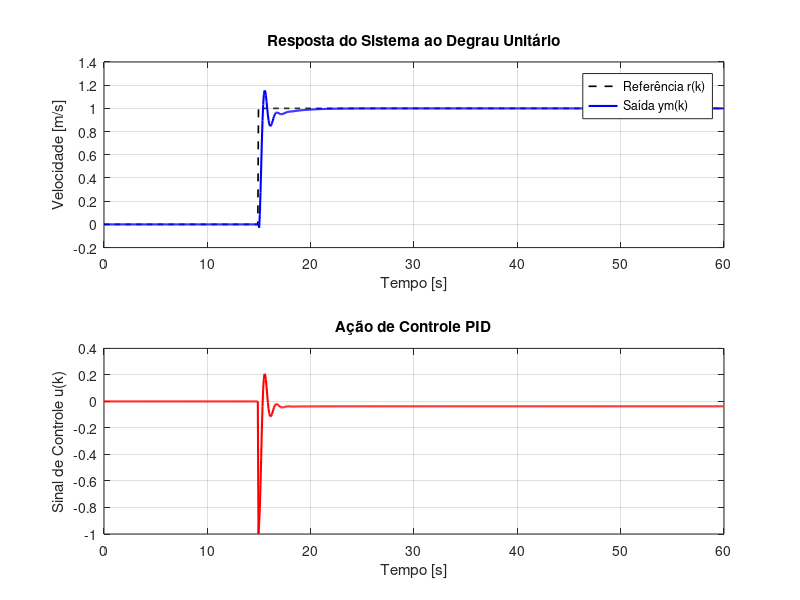

This chart was generated by the following MATLAB code:
%% Atividade A1: Estudo de caso para o controle de velocidade longitudinal de um quadricóptero.
clear all; close all; clc;

%% Setup
% Carregando os coeficientes do modelo de 2ª ordem
load('sys_mod01.mat');
Ts = model.Ts;
Az = model.Az; a1 = Az(2); a2 = Az(3);
Bz = model.Bz; b0 = Bz(2); b1 = Bz(3);
Gz = tf(Bz,Az,Ts);

% Configurações
tfinal = 60; % em segundos
N = round( tfinal/Ts ); % numero total de amostras

%% Controlador PID
% Utilizando o modelo de 2ª ordem para sintonia 
kp = -1; ki = -0.5; kd =-0.01;

% Aproximação Backward Difference
s0 = kp +ki*Ts +kd/Ts;
s1 = -kp -2*kd/Ts;
s2 = kd/Ts;

% Sinal de referencia (degrau unitario)
r = zeros(N,1); r(round(N/4):end)=1; 

% Condições iniciais e inicializacao
ym = zeros(N,1); um = zeros(N,1);
for k = 1:2
    r(k) = 0; ym(k) = 0; um(k) = 0;  
end

% Teste
for k = 3:N
    % Planta
    ym(k) = -a1*ym(k-1) -a2*ym(k-2) +b0*um(k-1) +b1*um(k-2); 

    %% Calcular o sinal de controle 
    um(k) = um(k-1) + s0*(r(k)-ym(k)) + s1*(r(k-1)-ym(k-1)) + s2*(r(k-2)-ym(k-2));
    
    % Limitando o sinal de controle 
    if um(k) <= -1
        um(k) = -1;
    elseif um(k) >= 1
        um(k) = 1;
    end

end

% Plot
t = (0:N-1)' * Ts;

subplot(2,1,1)
plot(t, r, 'k--', 'LineWidth', 1.2); hold on;
plot(t, ym, 'b', 'LineWidth', 1.5);
legend('Referência r(k)', 'Saída ym(k)', 'Location', 'northeast');
xlabel('Tempo [s]');
ylabel('Velocidade [m/s]');
title('Resposta do Sistema ao Degrau Unitário');
grid on;

subplot(2,1,2)
plot(t, um, 'r', 'LineWidth', 1.5);
xlabel('Tempo [s]');
ylabel('Sinal de Controle u(k)');
title('Ação de Controle PID');
grid on;

%% Analise no Dominio da freq.
% Difinindo a func. de transferencia do controlador
% C(z) = s0 + s1*z^(-1) + s2*z^(-2) /  1 + z^(-1)
Cz = tf([s0 s1 s2],[1  -1  0],Ts);

%figure; margin(Cz*Gz); 

% Funcao de transferencia de malha fechada
% Gmfz1 = feedback(Cz*Gz,1,-1); % C(z)*G(z) / 1-C(z)*G(z) 
% disp('Closed-loop poles: '); pole(Gmfz1)
% disp('Closed-loop zeros: '); zero(Gmfz1)

% Analise de estabilidade relativa em malha fechada
% Calculo das margens de ganho e de fase aproximadas
% Tsen = Gmfz1;           % função de co-sensibilidade
% Ssen = 1 -Tsen;         % função de sensibilidade
% mt = max( sigma(Tsen) ); ms = max( sigma(Ssen) );
% GmdB = min( 20*log10(ms/(ms-1)), 20*log10(1+(1/mt)) );
% Pmdeg = (180/pi)*min( (2*asin(1/(2*ms)) ), (2*asin(1/(2*mt)) ) );

% disp('Gain and Phase margins obtained by closed-loop analysis:');
% disp('GmdB = '); disp(GmdB);
% disp('Pmdeg = '); disp(Pmdeg);

% Plot da func. de sensibilidade e co-sensibilidade no dominio da freq
%figure; sigma(Tsen); hold; sigma(Ssen); grid;
%legend('|Tsen|','|Ssen|');

%% Salvando o controlador
control.kp = kp;
control.ki = ki;
control.kd = kd;
control.Cz = Cz;
control.Ts = Ts;
save 'control_pid.mat' control;